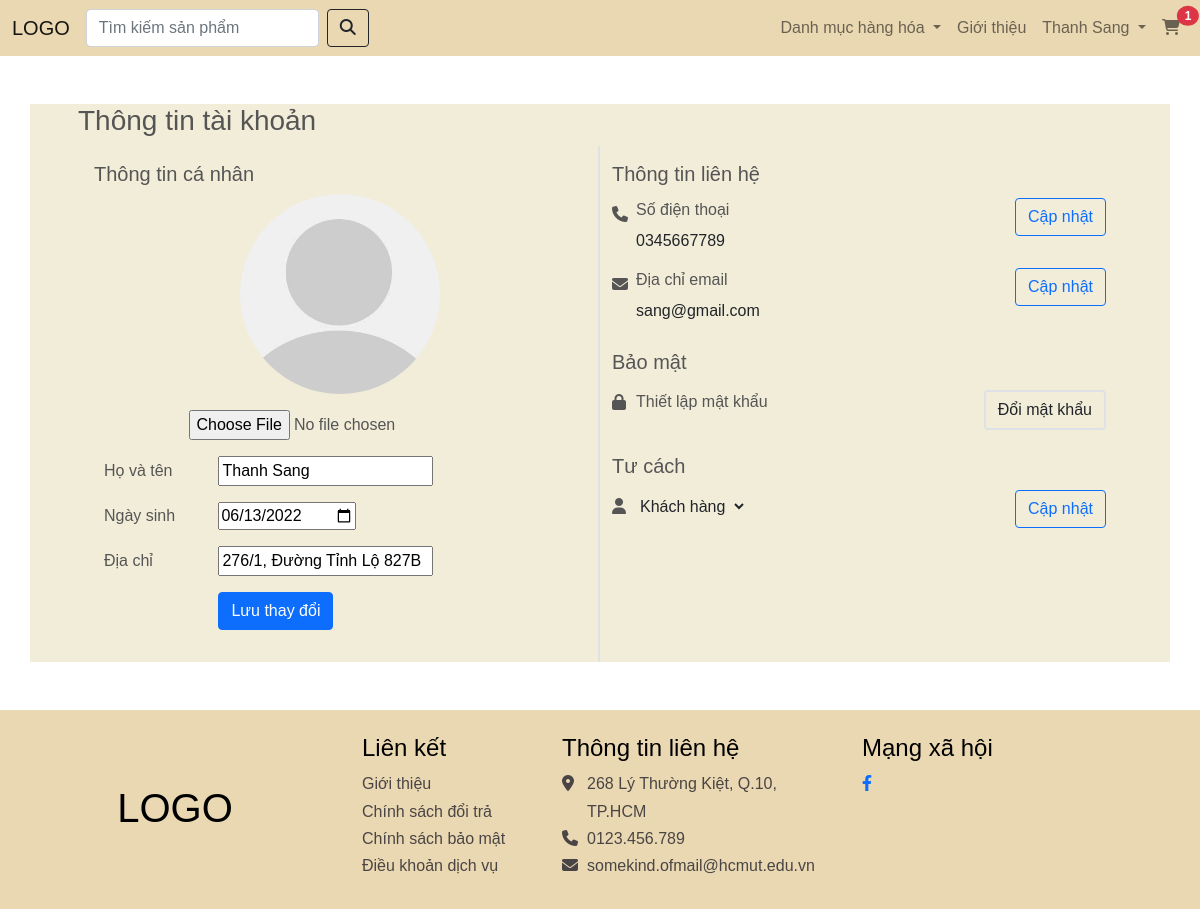
The app's page /app/views/infoUser.php?user_id=1002 (signed in) with its own data.
### tables this page shows
CREATE TABLE `users` (
  `id` int(11) NOT NULL,
  `fullName` varchar(255) NOT NULL,
  `email` varchar(255) NOT NULL,
  `dob` date NOT NULL,
  `address` varchar(500) NOT NULL,
  `password` varchar(255) NOT NULL,
  `roleId` int(11) NOT NULL,
  `status` tinyint(1) NOT NULL,
  `isConfirmed` tinyint(4) NOT NULL DEFAULT 0,
  `phone` varchar(10) NOT NULL,
  `image` varchar(50) DEFAULT NULL
);

### app/DB.php (called while the page is built, shortened)
<?php
class DB{
    private static $instance = null;
    protected $servername = "localhost";
    protected $username = "root";
    protected $password = "";
    function __construct(){
        $this->con = mysqli_connect($this->servername, $this->username, $this->password);
    }
    public static function getInstance()
    {
      if(!self::$instance)
      {
        self::$instance = new DB();
      }
      return self::$instance;
    }
}
?>

### app/views/infoUser.php (the view, shortened to what this page needs)
<?php
    require_once("inc/head.php");
    require_once("../DB.php");
 ?>
<link type="text/css" rel="stylesheet" href= "../../css/profile.css">
</head>
<?php
    if(isset($_GET['user_id'])){
        $user_id= $_GET['user_id'];
        $db = DB::getInstance();
        $sql = "SELECT * FROM users WHERE id='$user_id'";
        $result = mysqli_query($db->con, $sql);
        $value = $result->fetch_assoc();
?>
<body>
    <?php require_once 'inc/nav.php'; ?>
    <div class="container-md my-5 px-5 bg-custom">
        <h3>Thông tin tài khoản</h3>
        <div class="container-fluid px-3 bg-custom">
            <div class="row">
                <div class="col-md-6 self-info border border-2 border-start-0 border-top-0 border-bottom-0 py-3">
                    <h5>Thông tin cá nhân</h5>
                    <div class="avatar text-center">
                        <?php
                            if($value['image']==''){
                                echo '<img src="../../image/default-avatar.png" class="rounded-circle" width="200px" height="200px">';
                            }else{
                                echo '<img src="../../image/'.$value['image'].'" class="rounded-circle" width="200px" height="200px">';
                            }
                        ?>
                    </div>
                        <form action="../controllers/infoController.php" method="POST" enctype="multipart/form-data">
                            <div class="text-center my-3">
                            <input type="file" name="image" accept="image/jpg, image/jpeg, image/png">
                            </div>
                            <div class="mb-3 fullName">
                                <label for="" class="input-label">Họ và tên</label>
                                <input type="text" name="change-fullname" id="fullname" value="<?= $value['fullName'] ?>">
                            </div>
                            <div class="mb-3 birthDate">
                                <label for="" class="input-label">Ngày sinh</label>
                                <input type="date" name="change-dob" value="<?=$value['dob']?>"/>
                            </div>
                            <div class="mb-3 address">
                                <label for="" class="input-label">Địa chỉ</label>
                                <input type="text" name="change-address" id="address" value="<?= $value['address'] ?>">
                            </div>
                            <div class="mb-3 address">
                                <button class="btn btn-primary" type="submit" name="change-avt">Lưu thay đổi</button>
                            </div>
                        </form>
                </div>
                <div class="col-md-6 self-contact py-3">
                    <div class="contact mb-3">
                    <h5>Thông tin liên hệ</h5>
                        <ul class="list-group">
                            <li class="phoneli">
                                <form action="../controllers/infoController.php" method="post" enctype="multipart/form-data">
                                <div class="py-1 phone-num ms-4 d-flex">
                                    <div>
                                        <span>Số điện thoại</span> <br>
                                        <input class="form-control-plaintext" type="text" name="phone" value="<?= $value['phone']?>">
                                    </div>
                                    <div class="text-end flex-fill">
                                        <input type="submit" class="btn btn-outline-primary" name="change-phone-user" value="Cập nhật">
                                    </div>
                                </div>
                                </form>
                            </li>
                            <li class="emaili">
                                <form action="../controllers/infoController.php" method="post">
                                <div class="py-1 email d-inline-block ms-4 d-flex">
                                    <div>
                                        <span>Địa chỉ email</span> <br>
                                        <input class="form-control-plaintext" type="text" name="new-email" value="<?= $value['email'] ?>">
                                    </div>
                                    <div class="text-end flex-fill">
                                        <button type="submit" class="btn btn-outline-primary" name="change-email-user">Cập nhật</button>
                                    </div>
                                </div>
                                </form>
                            </li>
                        </ul>
                    </div>
                    <div class="security mb-3">
                    <h5>Bảo mật</h5>
                        <ul class="list-group">
                            <li class="lockli">
                            <div class="py-2 pwd d-inline-block ms-4 d-flex">
                                <div>
                                    <span>
                                        Thiết lập mật khẩu
                                    </span>
                                </div>
                                <div class="text-end flex-fill">
                                        <a href="#collapsepwd" class="btn border border-2" data-bs-toggle="collapse" role="button" aria-expanded="false" aria-controls="collapsepwd">Đổi mật khẩu</a>
                                </div>
                            </div>
                            </li>
                        </ul>
                    </div>
                    <div class="role">
                    <h5>Tư cách</h5>
                        <ul class="list-group">
                            <li class="roleli">
                                <form action="">
                                <div class="py-1 rol d-inline-block ms-4 d-flex">
                                    <div>
                                    <select name="roleId" id="roleID" class="form-control-plaintext">
				                        <?php
                                            if($value['roleId']== 1 ) {
                                        ?>
                                            <option value="1" selected>Quản trị viên</option>
                                            <option value="2">Khách hàng</option>
                                        <?php } else {
                                        ?>
                                            <option value="2" selected>Khách hàng</option>
                                        <?php } ?>
			                        </select>
                                    </div>
                                    <div class="text-end flex-fill">
                                        <button type="submit" class="btn btn-outline-primary">Cập nhật</button>
                                    </div>
                                </div>
                                </form>
                            </li>
                        </ul>
                    </div>
                </div>
            </div>
        </div>
    </div>
        <?php require_once 'inc/footer.php'; ?>
</body>
<?php } ?>
</html>

### css/common.css (style rules this page uses)
body { background: url('https://upload.wikimedia.org/wikipedia/commons/a/a5/Tsunami_by_hokusai_19th_century.jpg') no-repeat center center fixed; -moz-background-size: cover; background-size: cover; -o-background-size: cover; }
ul { list-style-type: none; margin: 0; padding: 0; }
li a { text-decoration: none; }
.bg-custom { --bs-bg-opacity: 1; background-color: #f2edd9; }

### css/pro_cart.css (style rules this page uses)
body { font-family: sans-serif; color: #555; }

### css/profile.css (style rules this page uses)
.input-label { width: 110px; margin-left: 10px; }
.phoneli::before { padding: 8px 0; font-family: 'FontAwesome'; content: "\f095"; position: absolute; }
.roleli::before { padding: 8px 0; font-family: 'FontAwesome'; content: "\f007"; position: absolute; }
.emaili::before { padding: 8px 0; font-family: 'FontAwesome'; content: "\f0e0"; position: absolute; }
.lockli::before { padding: 8px 0; font-family: 'FontAwesome'; content: "\f023"; position: absolute; }

### records on screen
users: change-fullname "Thanh Sang", change-dob "06/13/2022", change-address "276/1, Đường Tỉnh Lộ 827B", phone "0345667789", new-email "sang@gmail.com", roleId "Khách hàng"

### other values on screen
$_SESSION['user_name'] "Thanh Sang"
mysqli_num_rows($result2) "1"
